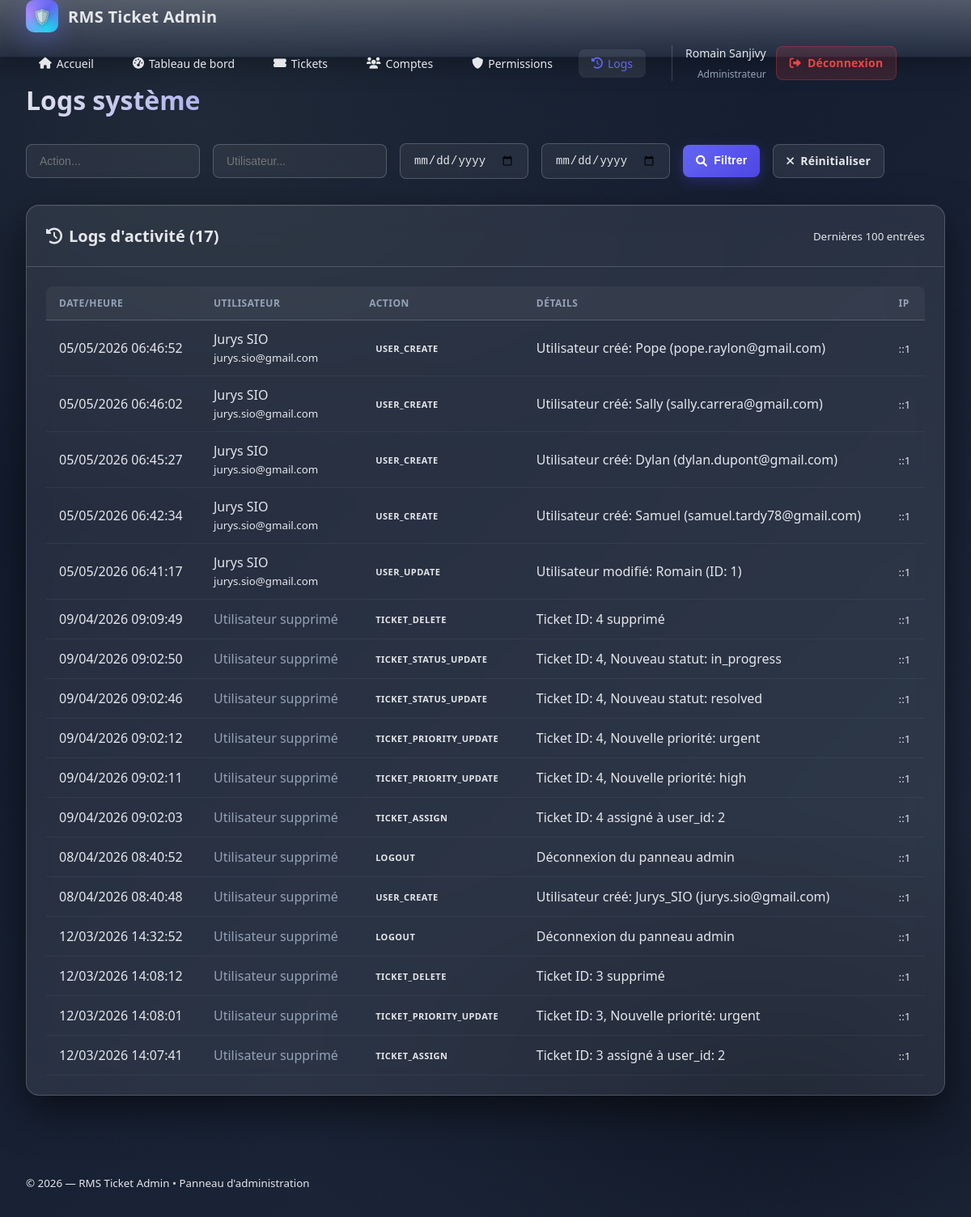
Before: /AdminPanel/adminpanel.php?action=logs (signed in) with the older database file.
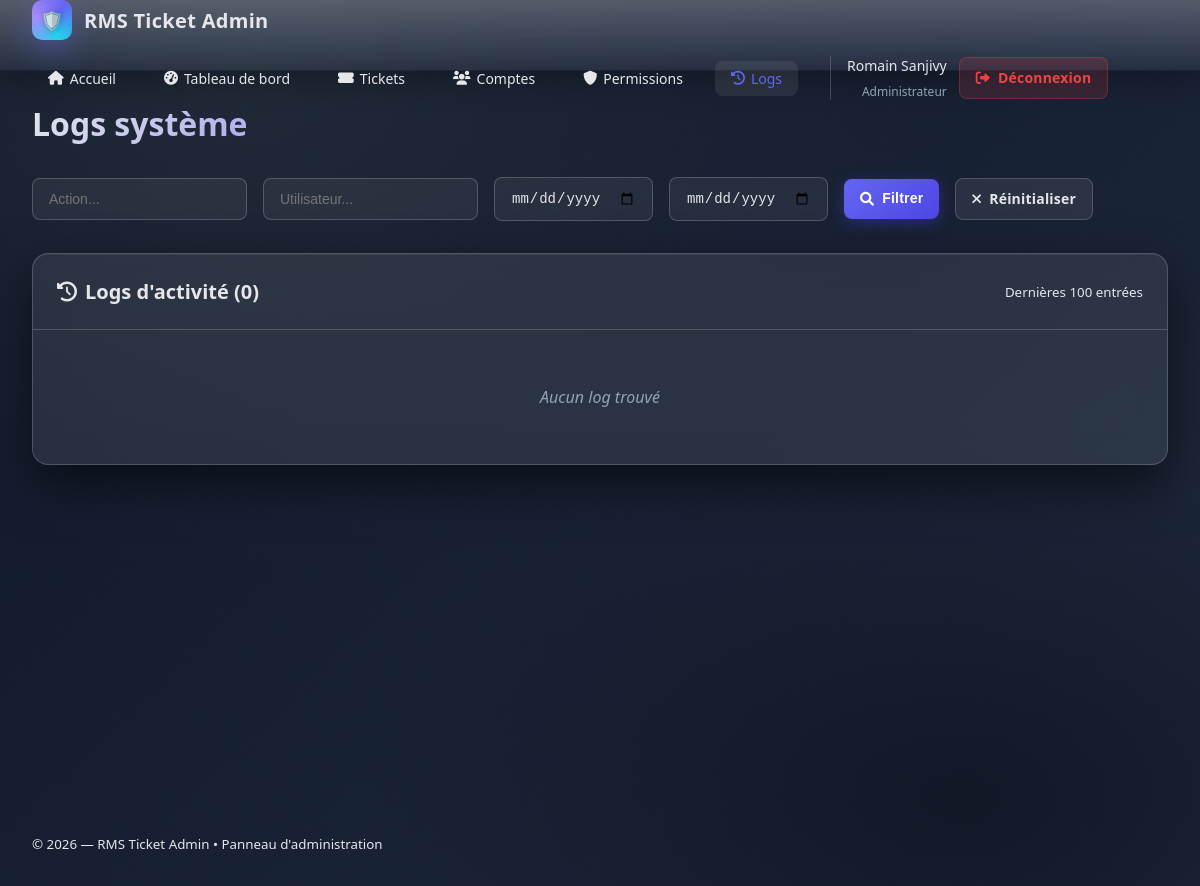
After: the same page with the newer database file.
### tables this page shows
CREATE TABLE `users` (
  `id` int(10) UNSIGNED NOT NULL,
  `username` varchar(50) NOT NULL,
  `nom` varchar(100) NOT NULL,
  `prenom` varchar(100) NOT NULL,
  `email` varchar(255) NOT NULL,
  `password_hash` varchar(255) NOT NULL,
  `numero_telephone` varchar(20) DEFAULT NULL,
  `droit` tinyint(1) NOT NULL DEFAULT 0,
  `created_at` timestamp NOT NULL DEFAULT current_timestamp()
);

CREATE TABLE `admin_logs` (
  `id` int(10) UNSIGNED NOT NULL,
  `user_id` int(10) UNSIGNED DEFAULT NULL,
  `action` varchar(100) NOT NULL,
  `entity_type` varchar(50) NOT NULL,
  `entity_id` int(10) UNSIGNED DEFAULT NULL,
  `details` longtext DEFAULT NULL CHECK (json_valid(`details`)),
  `ip_address` varchar(45) DEFAULT NULL,
  `user_agent` varchar(500) DEFAULT NULL,
  `created_at` timestamp NOT NULL DEFAULT current_timestamp()
);

### AdminPanel/adminpanel.php (the view, shortened to what this page needs)
<?php
function getConnection() {
    static $mysqli = null;
    if ($mysqli === null) {
        try {
            $mysqli = new mysqli(DB_HOST, DB_USER, DB_PASS, DB_NAME);
            $mysqli->set_charset(DB_CHARSET);
        } catch (Exception $e) {
            http_response_code(500);
            die('Erreur de connexion à la base de données.');
        }
    }
    return $mysqli;
}
function e(string $s): string {
    return htmlspecialchars($s, ENT_QUOTES | ENT_SUBSTITUTE, 'UTF-8');
}
function current_user(): ?array {
    $conn = getConnection();
    $stmt = $conn->prepare('SELECT * FROM users WHERE id = ?');
    $stmt->bind_param('i', $_SESSION['user_id']);
    $stmt->execute();
    $result = $stmt->get_result();
    return $result->fetch_assoc() ?: null;
}
$action = $_GET['action'] ?? 'dashboard';
switch ($action) {
    case 'logs':
        $filters = [
            'action' => $_GET['action_filter'] ?? '',
            'user' => $_GET['user'] ?? '',
            'date_from' => $_GET['date_from'] ?? '',
            'date_to' => $_GET['date_to'] ?? ''
        ];
        $logs = logs_list($filters);
        page_layout('Logs système', logs_view($logs, $filters));
        break;
}
function logs_list($filters): array {
    $conn = getConnection();
    $where = ['1=1'];
    $sql = "
        SELECT al.*, u.nom, u.prenom, u.email
        FROM admin_logs al
        LEFT JOIN users u ON al.user_id = u.id
        WHERE " . implode(' AND ', $where) . "
        ORDER BY al.created_at DESC
        LIMIT 100
    ";
    $stmt = $conn->prepare($sql);
    $stmt->execute();
    return $stmt->get_result()->fetch_all(MYSQLI_ASSOC);
}
function page_layout(string $title, string $content, array $opts = []): void {
    $current_user = current_user();
    $current_action = $_GET['action'] ?? 'dashboard';
?>
<!doctype html>
<html lang="fr">
<head>
    <link rel="stylesheet" href="adminpanel.css">
    <link href="https://cdnjs.cloudflare.com/ajax/libs/font-awesome/6.0.0/css/all.min.css" rel="stylesheet">
</head>
<body>
    <div class="noise"></div>
    <?php if (!($opts['hide_nav'] ?? false)): ?>
    <nav class="navbar">
        <div class="nav-container">
            <a href="../HomePage/index.php" class="nav-brand" style="text-decoration: none; color: inherit;">
                <div class="brand-logo">
                    <span>🛡️</span>
                </div>
                <div class="brand-text"><?= e(APP_NAME) ?></div>
            </a>
            <div class="nav-menu">
                <a href="../HomePage/index.php" class="nav-link">
                    <i class="fas fa-home"></i> Accueil
                </a>
                <a href="?action=dashboard" class="nav-link <?= $current_action === 'dashboard' ? 'active' : '' ?>">
                    <i class="fas fa-tachometer-alt"></i> Tableau de bord
                </a>
                <a href="?action=tickets" class="nav-link <?= $current_action === 'tickets' ? 'active' : '' ?>">
                    <i class="fas fa-ticket-alt"></i> Tickets
                </a>
                <a href="?action=users" class="nav-link <?= $current_action === 'users' ? 'active' : '' ?>">
                    <i class="fas fa-users"></i> Comptes
                </a>
                <?php if ($current_user['droit'] >= 2): ?>
                <a href="?action=permissions" class="nav-link <?= $current_action === 'permissions' ? 'active' : '' ?>">
                    <i class="fas fa-shield-alt"></i> Permissions
                </a>
                <?php endif; ?>
                <a href="?action=logs" class="nav-link <?= $current_action === 'logs' ? 'active' : '' ?>">
                    <i class="fas fa-history"></i> Logs
                </a>
                <div class="nav-user">
                    <div class="user-info">
                        <span class="user-name"><?= e($current_user['prenom'] . ' ' . $current_user['nom']) ?></span>
                        <span class="user-role">
                            <?php
                            switch($current_user['droit']) {
                                case 2: echo 'Administrateur'; break;
                            }
                            ?>
                        </span>
                    </div>
                    <a href="?action=logout" class="btn btn-logout">
                        <i class="fas fa-sign-out-alt"></i> Déconnexion
                    </a>
                </div>
            </div>
        </div>
  </nav>
<?php endif; ?>
    <main class="main-content">
<div class="container">
            <div class="page-header">
                <h1><?= e($title) ?></h1>
            </div>
  <?= $content ?>
</div>
    </main>
    <footer class="footer">
        <div class="container">
            <small>© <?= date('Y') ?> — <?= e(APP_NAME) ?> • Panneau d'administration</small>
        </div>
</footer>
</body>
</html>
<?php }
?>
<?php
function logs_view($logs, $filters): string {
?>
    <div class="page-actions">
        <div class="filters">
            <form method="GET" class="filter-form">
                <div class="filter-group">
                    <input type="text" name="action_filter" placeholder="Action..." value="<?= e($filters['action']) ?>" class="input">
                </div>
                <div class="filter-group">
                    <input type="text" name="user" placeholder="Utilisateur..." value="<?= e($filters['user']) ?>" class="input">
                </div>
                <div class="filter-group">
                    <input type="date" name="date_from" value="<?= e($filters['date_from']) ?>" class="input">
                </div>
                <div class="filter-group">
                    <input type="date" name="date_to" value="<?= e($filters['date_to']) ?>" class="input">
                </div>
                <button type="submit" class="btn btn-primary">
                    <i class="fas fa-search"></i> Filtrer
                </button>
                <a href="?action=logs" class="btn btn-secondary">
                    <i class="fas fa-times"></i> Réinitialiser
                </a>
            </form>
        </div>
    </div>
    <div class="card">
        <div class="card-header">
            <h3><i class="fas fa-history"></i> Logs d'activité (<?= count($logs) ?>)</h3>
            <small>Dernières 100 entrées</small>
        </div>
        <div class="card-content">
            <?php if (empty($logs)): ?>
                <p class="empty-state">Aucun log trouvé</p>
            <?php else: ?>
                <div class="table-responsive">
                    <table class="table">
                        <thead>
                            <tr>
                                <th>Date/Heure</th>
                                <th>Utilisateur</th>
                                <th>Action</th>
                                <th>Détails</th>
                                <th>IP</th>
                            </tr>
                        </thead>
                        <tbody>
                            <?php foreach ($logs as $log): ?>
                            <tr>
                                <td><?= date('d/m/Y H:i:s', strtotime($log['created_at'])) ?></td>
                                <td>
                                    <?php if ($log['nom']): ?>
                                        <?= e($log['prenom'] . ' ' . $log['nom']) ?>
                                        <br><small><?= e($log['email']) ?></small>
                                    <?php else: ?>
                                        <span class="text-muted">Utilisateur supprimé</span>
                                    <?php endif; ?>
                                </td>
                                <td>
                                    <span class="badge action-<?= str_replace(['_', ' '], '-', strtolower($log['action'])) ?>">
                                        <?= e($log['action']) ?>
                                    </span>
                                </td>
                                <td>
                                    <div class="log-details">
                                        <?= e(json_decode($log['details'], true) ?? $log['details']) ?>
                                    </div>
                                </td>
                                <td>
                                    <small><?= e($log['ip_address']) ?></small>
                                </td>
                            </tr>
                            <?php endforeach; ?>
                        </tbody>
                    </table>
                </div>
            <?php endif; ?>
        </div>
    </div>
<?php
    return ob_get_clean();
}
?>

Changed rows visible on the page:
removed admin_logs: created_at "05/05/2026 06:46:52", user.nom "Jurys SIO", user.email "jurys.sio@gmail.com", action "USER_CREATE", details "Utilisateur créé: Pope (pope.raylon@gmail.com)", ip_address "::1"
removed admin_logs: created_at "05/05/2026 06:46:02", user.nom "Jurys SIO", user.email "jurys.sio@gmail.com", action "USER_CREATE", details "Utilisateur créé: Sally (sally.carrera@gmail.com)", ip_address "::1"
removed admin_logs: created_at "05/05/2026 06:45:27", user.nom "Jurys SIO", user.email "jurys.sio@gmail.com", action "USER_CREATE", details "Utilisateur créé: Dylan (dylan.dupont@gmail.com)", ip_address "::1"
removed admin_logs: created_at "05/05/2026 06:42:34", user.nom "Jurys SIO", user.email "jurys.sio@gmail.com", action "USER_CREATE", details "Utilisateur créé: Samuel (samuel.tardy78@gmail.com)", ip_address "::1"
removed admin_logs: created_at "05/05/2026 06:41:17", user.nom "Jurys SIO", user.email "jurys.sio@gmail.com", action "USER_UPDATE", details "Utilisateur modifié: Romain (ID: 1)", ip_address "::1"
removed admin_logs: created_at "09/04/2026 09:09:49", shows "Utilisateur supprimé", action "TICKET_DELETE", details "Ticket ID: 4 supprimé", ip_address "::1"
removed admin_logs: created_at "09/04/2026 09:02:50", shows "Utilisateur supprimé", action "TICKET_STATUS_UPDATE", details "Ticket ID: 4, Nouveau statut: in_progress", ip_address "::1"
removed admin_logs: created_at "09/04/2026 09:02:46", shows "Utilisateur supprimé", action "TICKET_STATUS_UPDATE", details "Ticket ID: 4, Nouveau statut: resolved", ip_address "::1"
removed admin_logs: created_at "09/04/2026 09:02:12", shows "Utilisateur supprimé", action "TICKET_PRIORITY_UPDATE", details "Ticket ID: 4, Nouvelle priorité: urgent", ip_address "::1"
removed admin_logs: created_at "09/04/2026 09:02:11", shows "Utilisateur supprimé", action "TICKET_PRIORITY_UPDATE", details "Ticket ID: 4, Nouvelle priorité: high", ip_address "::1"
removed admin_logs: created_at "09/04/2026 09:02:03", shows "Utilisateur supprimé", action "TICKET_ASSIGN", details "Ticket ID: 4 assigné à user_id: 2", ip_address "::1"
removed admin_logs: created_at "08/04/2026 08:40:52", shows "Utilisateur supprimé", action "LOGOUT", details "Déconnexion du panneau admin", ip_address "::1"
removed admin_logs: created_at "08/04/2026 08:40:48", shows "Utilisateur supprimé", action "USER_CREATE", details "Utilisateur créé: Jurys_SIO (jurys.sio@gmail.com)", ip_address "::1"
removed admin_logs: created_at "12/03/2026 14:32:52", shows "Utilisateur supprimé", action "LOGOUT", details "Déconnexion du panneau admin", ip_address "::1"
removed admin_logs: created_at "12/03/2026 14:08:12", shows "Utilisateur supprimé", action "TICKET_DELETE", details "Ticket ID: 3 supprimé", ip_address "::1"
removed admin_logs: created_at "12/03/2026 14:08:01", shows "Utilisateur supprimé", action "TICKET_PRIORITY_UPDATE", details "Ticket ID: 3, Nouvelle priorité: urgent", ip_address "::1"
removed admin_logs: created_at "12/03/2026 14:07:41", shows "Utilisateur supprimé", action "TICKET_ASSIGN", details "Ticket ID: 3 assigné à user_id: 2", ip_address "::1"
Other visible differences:
count($logs): "17" → "0"
text no longer shown: "DATE/HEURE UTILISATEUR ACTION DÉTAILS IP"
text now shown: "Aucun log trouvé"
